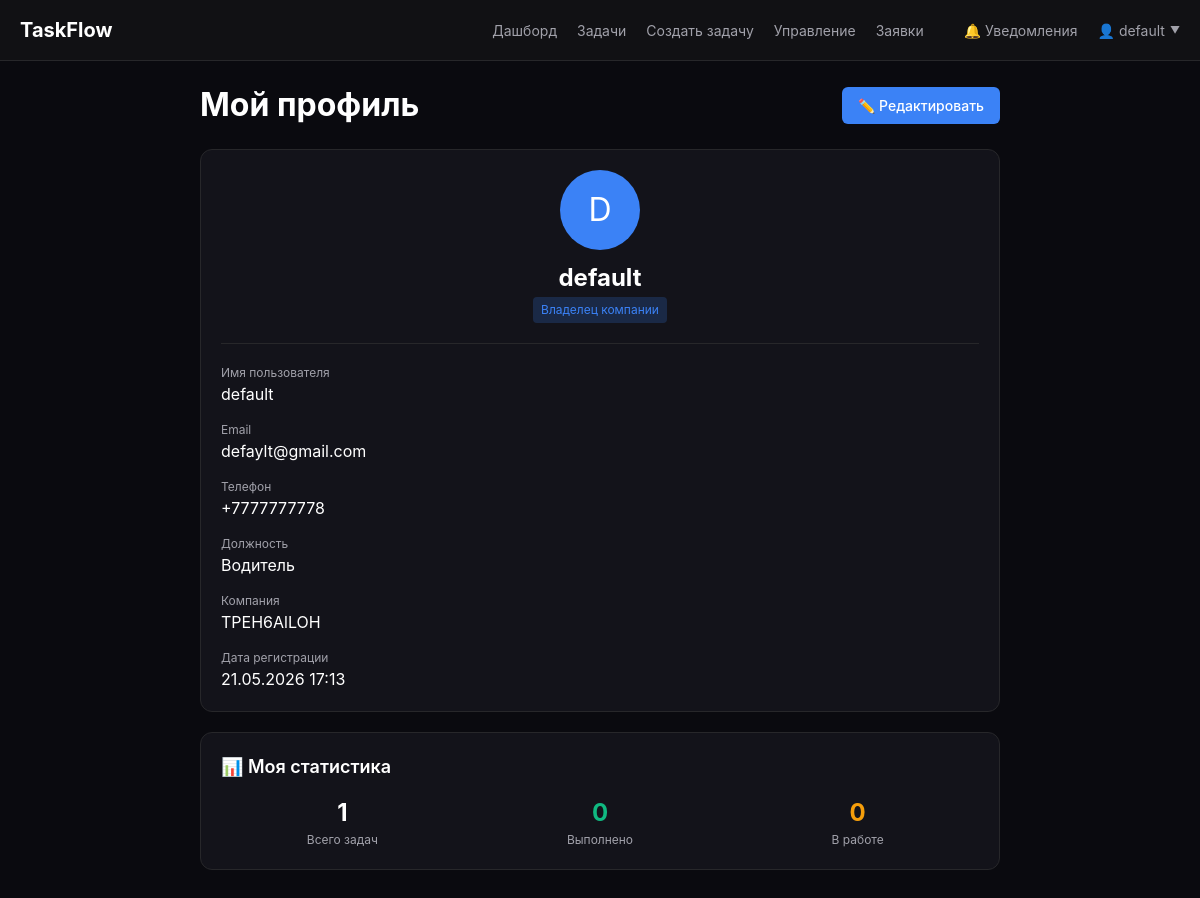
Page /profile/ (signed in) on the earlier database version.
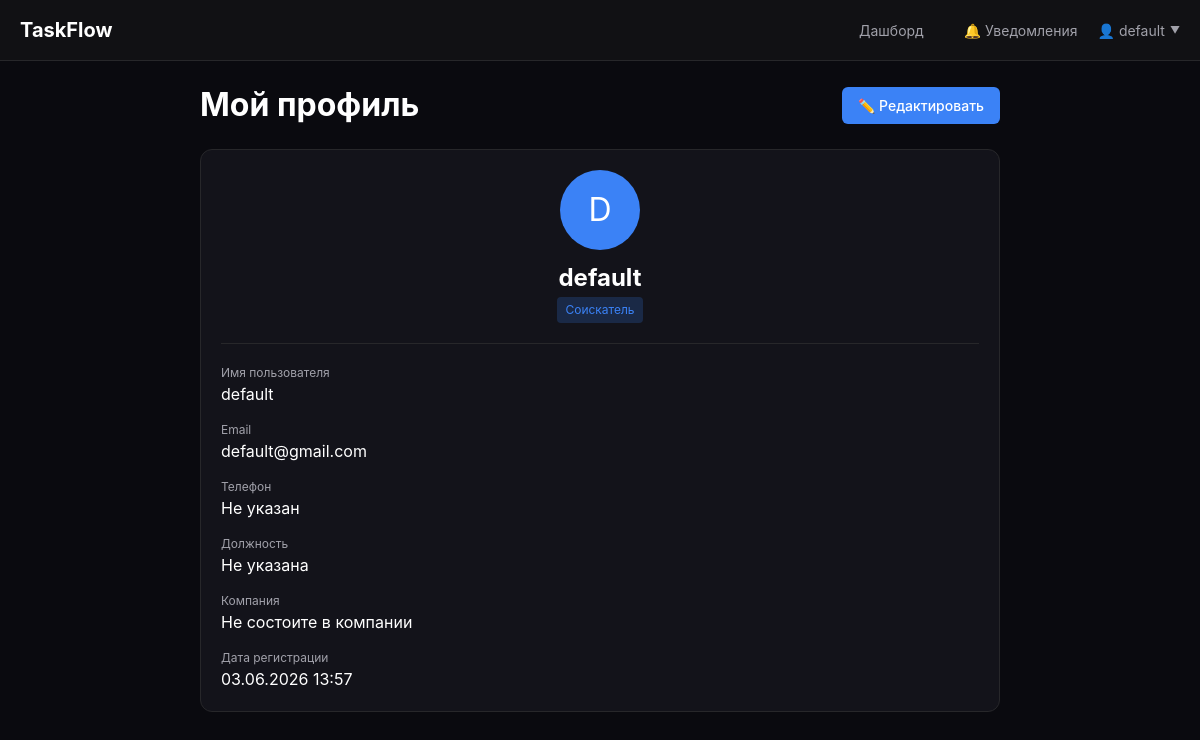
Same page on the later database version.
### core/models.py (models this page shows, shortened)
class User(AbstractUser):
    ROLE_CHOICES = [
        ('owner', 'Владелец компании'),
        ('admin', 'Администратор'),
        ('manager', 'Менеджер'),
        ('developer', 'Разработчик'),
        ('designer', 'Дизайнер'),
        ('tester', 'Тестировщик'),
        ('applicant', 'Соискатель'),
    ]
    role = models.CharField('Роль', max_length=20, choices=ROLE_CHOICES, default='applicant')
    company = models.ForeignKey(Company, on_delete=models.SET_NULL, null=True, blank=True, verbose_name='Компания', related_name='employees')
    phone = models.CharField('Телефон', max_length=20, blank=True)
    position = models.CharField('Должность', max_length=100, blank=True)
    joined_at = models.DateTimeField('Дата вступления', auto_now_add=True)
    groups = models.ManyToManyField('auth.Group', verbose_name='groups', blank=True, related_name='core_user_set', related_query_name='core_user')
    user_permissions = models.ManyToManyField('auth.Permission', verbose_name='user permissions', blank=True, related_name='core_user_set', related_query_name='core_user')
    class Meta:
        verbose_name = 'Пользователь'
        verbose_name_plural = 'Пользователи'
        constraints = [
            models.UniqueConstraint(fields=['company'], condition=models.Q(role='owner'), name='unique_owner_per_company')
        ]
    def can_manage_company(self):
        return self.role in ['owner', 'admin'] and self.company is not None

class Company(models.Model):
    name = models.CharField('Название компании', max_length=200)
    description = models.TextField('Описание', blank=True)
    created_at = models.DateTimeField('Дата создания', auto_now_add=True)
    class Meta:
        verbose_name = 'Компания'
        verbose_name_plural = 'Компании'

### core/views.py (the view)
# urls.py: path('profile/', views.profile_view, name='profile'),
@login_required
def profile_view(request):
    user = request.user
    if user.company:
        my_tasks = Task.objects.filter(company=user.company, assigned_to=user)
        tasks_total = my_tasks.count()
        tasks_done = my_tasks.filter(status='done').count()
        tasks_in_progress = my_tasks.filter(status='in_progress').count()
        total_time = 0
        for task in my_tasks.filter(status='done'):
            time_spent = task.get_time_spent()
            if time_spent:
                total_time += time_spent
    else:
        tasks_total = tasks_done = tasks_in_progress = total_time = 0
    context = {
        'user': user,
        'tasks_total': tasks_total,
        'tasks_done': tasks_done,
        'tasks_in_progress': tasks_in_progress,
        'total_time': round(total_time, 1),
    }
    return render(request, 'core/profile.html', context)

### core/context_processors.py (called while the page is built)
def notifications_count(request):
    if request.user.is_authenticated:
        return {
            'unread_count': Notification.objects.filter(user=request.user, is_read=False).count()
        }
    return {'unread_count': 0}

### core/templates/core/profile.html (shortened to what this page needs)
{% extends 'core/base.html' %}
{% block content %}
<div style="max-width: 800px; margin: 0 auto;">
    <div style="display: flex; justify-content: space-between; align-items: center; margin-bottom: 20px;">
        <h1>Мой профиль</h1>
        <a href="{% url 'profile_edit' %}" class="btn btn-primary">✏️ Редактировать</a>
    </div>
    <div class="card">
        <div style="text-align: center; margin-bottom: 20px;">
            <div style="width: 80px; height: 80px; background: #3b82f6; border-radius: 50%; display: inline-flex; align-items: center; justify-content: center; font-size: 32px; color: white;">
                {{ user.username|first|upper }}
            </div>
            <h2 style="margin-top: 10px;">{{ user.username }}</h2>
            <span class="status-badge" style="background: rgba(59,130,246,0.2); color: #3b82f6;">
                {{ user.get_role_display }}
            </span>
        </div>
        <div style="border-top: 1px solid #27272a; padding-top: 20px;">
            <div style="display: grid; gap: 15px;">
                <div>
                    <div style="font-size: 12px; color: #a1a1aa;">Имя пользователя</div>
                    <div style="font-size: 16px;">{{ user.username }}</div>
                </div>
                <div>
                    <div style="font-size: 12px; color: #a1a1aa;">Email</div>
                    <div style="font-size: 16px;">{{ user.email|default:"Не указан" }}</div>
                </div>
                <div>
                    <div style="font-size: 12px; color: #a1a1aa;">Телефон</div>
                    <div style="font-size: 16px;">{{ user.phone|default:"Не указан" }}</div>
                </div>
                <div>
                    <div style="font-size: 12px; color: #a1a1aa;">Должность</div>
                    <div style="font-size: 16px;">{{ user.position|default:"Не указана" }}</div>
                </div>
                <div>
                    <div style="font-size: 12px; color: #a1a1aa;">Компания</div>
                    <div style="font-size: 16px;">{{ user.company.name|default:"Не состоите в компании" }}</div>
                </div>
                <div>
                    <div style="font-size: 12px; color: #a1a1aa;">Дата регистрации</div>
                    <div style="font-size: 16px;">{{ user.date_joined|date:"d.m.Y H:i" }}</div>
                </div>
            </div>
        </div>
    </div>
    {% if user.company %}
    <div class="card">
        <h3 class="card-title">📊 Моя статистика</h3>
        <div style="display: grid; grid-template-columns: repeat(3, 1fr); gap: 15px; margin-top: 15px;">
            <div style="text-align: center;">
                <div style="font-size: 24px; font-weight: bold;">{{ tasks_total }}</div>
                <div style="font-size: 12px; color: #a1a1aa;">Всего задач</div>
            </div>
            <div style="text-align: center;">
                <div style="font-size: 24px; font-weight: bold; color: #10b981;">{{ tasks_done }}</div>
                <div style="font-size: 12px; color: #a1a1aa;">Выполнено</div>
            </div>
            <div style="text-align: center;">
                <div style="font-size: 24px; font-weight: bold; color: #f59e0b;">{{ tasks_in_progress }}</div>
                <div style="font-size: 12px; color: #a1a1aa;">В работе</div>
            </div>
        </div>
    </div>
    {% endif %}
</div>
{% endblock %}

### core/templates/core/base.html (shortened to what this page needs)
<!DOCTYPE html>
<html lang="ru">
<head>
</head>
<body>
    <nav class="navbar">
        <div class="nav-container">
            <div class="nav-brand">
                <a href="{% url 'dashboard' %}">TaskFlow</a>
            </div>
            {% if user.is_authenticated %}
            <div class="nav-menu">
                <a href="{% url 'dashboard' %}">Дашборд</a>
                {% if user.company %}
                <a href="{% url 'tasks_list' %}">Задачи</a>
                <a href="{% url 'task_create' %}">Создать задачу</a>
                {% if user.can_manage_company %}
                <a href="{% url 'company_members' %}">Управление</a>
                <a href="{% url 'company_requests_manage' %}">Заявки</a>
                {% endif %}
                {% endif %}
                <a href="{% url 'notifications' %}" style="position: relative; display: inline-block;">
                <a href="{% url 'notifications' %}" style="position: relative; display: inline-block;">
                    🔔 Уведомления
                </a>
                <div class="dropdown">
                    <a href="#" class="dropdown-toggle">
                        👤 {{ user.username }}
                        <span style="font-size: 10px;">▼</span>
                    </a>
                </div>
            </div>
            {% endif %}
        </div>
    </nav>
    <main class="main-content">
        {% block content %}{% endblock %}
    </main>
</body>
</html>

### core/templates/core/base.html (style rules this page uses)
* { margin: 0; padding: 0; box-sizing: border-box; }
body { font-family: -apple-system, BlinkMacSystemFont, 'Segoe UI', Roboto, sans-serif; background: #0a0a0f; color: #ffffff; line-height: 1.5; }
.navbar { background: #111114; border-bottom: 1px solid #27272a; position: sticky; top: 0; z-index: 100; }
.nav-container { max-width: 1200px; margin: 0 auto; padding: 0 20px; display: flex; justify-content: space-between; align-items: center; height: 60px; }
.nav-brand a { color: white; text-decoration: none; font-size: 1.25rem; font-weight: bold; }
.nav-menu { display: flex; gap: 20px; align-items: center; }
.nav-menu a { color: #a1a1aa; text-decoration: none; font-size: 0.875rem; }
.dropdown { position: relative; display: inline-block; }
.dropdown-toggle { display: flex; align-items: center; gap: 5px; cursor: pointer; color: #a1a1aa; text-decoration: none; font-size: 0.875rem; }
.btn { display: inline-block; padding: 8px 16px; font-size: 0.875rem; font-weight: 500; border-radius: 6px; text-decoration: none; cursor: pointer; border: none; background: none; }
.btn-primary { background: #3b82f6; color: white; }
.card { background: #13131a; border: 1px solid #27272a; border-radius: 12px; padding: 20px; margin-bottom: 20px; }
.status-badge { display: inline-block; padding: 4px 8px; border-radius: 4px; font-size: 0.75rem; }
.main-content { max-width: 1200px; margin: 0 auto; padding: 20px; }

Differences in the rows shown:
changed User "default": role "Владелец компании" → "Соискатель"; email "defaylt@gmail.com" → "default@gmail.com"; phone "+7777777778" → "Не указан"; position "Водитель" → "Не указана"; company.name "TPEH6AlLOH" → "Не состоите в компании"; date_joined "21.05.2026 17:13" → "03.06.2026 13:57"; company_id 1 → empty (drawn)
Other differences:
{{ tasks_total }}: "1" → (not shown)
{{ tasks_done }}: "0" → (not shown)
{{ tasks_in_progress }}: "0" → (not shown)
text no longer shown: "Задачи Создать задачу Управление Заявки 📊 Моя статистика Всего задач Выполнено В работе"
